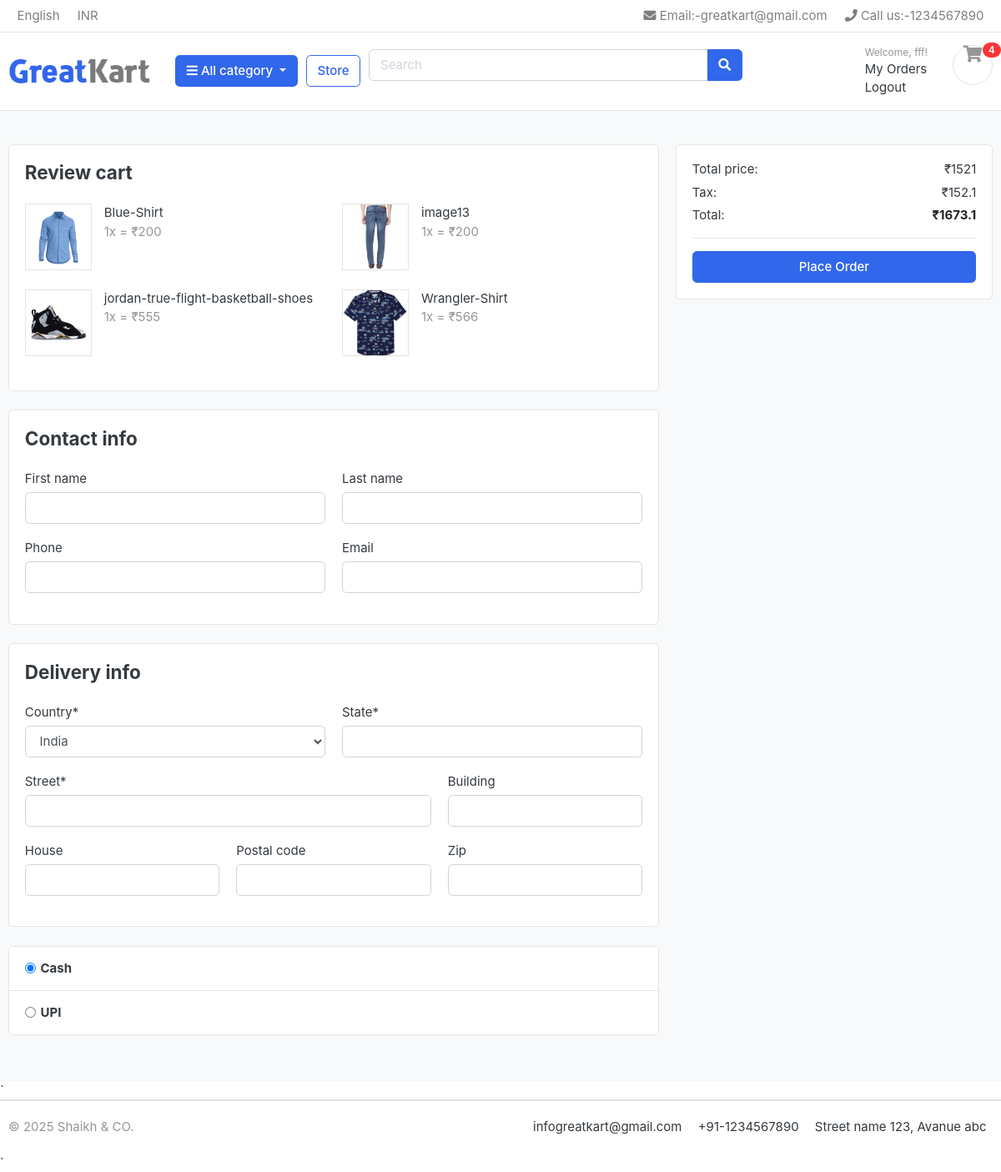
The page /orders/checkout/ (signed in) on the database its author committed.
### Accounts/models.py (models this page shows, shortened)
class Account(AbstractBaseUser):
    first_name = models.CharField(max_length=50)
    last_name = models.CharField(max_length=50)
    username = models.CharField(max_length=50, unique=True)
    email = models.CharField(max_length=50, unique=True)
    date_joined = models.DateTimeField(auto_now_add=True)
    last_joined = models.DateTimeField(auto_now_add=True)
    is_admin = models.BooleanField(default=False)
    is_staff = models.BooleanField(default=False)
    is_active = models.BooleanField(default=False)
    is_superuser = models.BooleanField(default=False)
    objects = MyAccountManager()
    USERNAME_FIELD = 'username'
    REQUIRED_FIELDS = ['email', 'first_name', 'last_name']

### cart/models.py (models this page shows, shortened)
class CartItem(models.Model):
    cart = models.ForeignKey(Cart, related_name='items', on_delete=models.CASCADE)
    product = models.ForeignKey(Product, on_delete=models.CASCADE)
    quantity = models.PositiveIntegerField(default=1)
    def subtotal(self):
        return self.product.price * self.quantity

### store/models.py (models this page shows, shortened)
class Product(models.Model):
    product_name = models.CharField(max_length=200, unique=True)
    slug = models.SlugField(max_length=200, unique=True)
    description = models.TextField(max_length=500, blank=True)
    price = models.IntegerField()
    images = models.ImageField(upload_to='photos/products')
    stock = models.IntegerField()
    is_available = models.BooleanField(default=True)
    category = models.ForeignKey(Category, on_delete=models.CASCADE)
    created_date = models.DateTimeField(auto_now_add=True)
    modified_date = models.DateTimeField(auto_now=True)

### orders/views.py (the view, shortened to what this page needs)
# urls.py: path('checkout/', views.checkout, name='checkout'),
@login_required
def checkout(request):
    cart, created = Cart.objects.get_or_create(user=request.user)
    cart_items = CartItem.objects.filter(cart=cart)
    if not cart_items.exists():
        messages.warning(request, "Your cart is empty. Please add items before checking out.")
        return redirect('view_cart')  # Replace 'cart' with your cart view name
    total_price = sum([item.quantity * item.product.price for item in cart_items])
    tax = total_price * 0.10
    grand_total = total_price + tax
    context = {
        'cart_items': cart_items,
        'total_price': total_price,
        'tax': tax,
        'grand_total': grand_total,
    }
    return render(request, 'place-order.html', context)

### Category/context_processors.py (called while the page is built)
def menu_links(request):
    links = Category.objects.all()
    return dict(links=links)

### Category/models.py (called while the page is built)
    def get_url(self):
        return reverse("products_by_category", args=[self.slug])

### cart/context_processors.py (called while the page is built)
def cart_item_count(request):
    count = 0
    if request.user.is_authenticated:
        try:
            cart = Cart.objects.get(user=request.user)
            count = CartItem.objects.filter(cart=cart).count()
        except Cart.DoesNotExist:
            pass
    return {'cart_item_count': count}

### templates/place-order.html (shortened to what this page needs)
{% extends "base.html" %}
{% load static %}
{% block content %}
<section class="section-content padding-y bg">
  <div class="container">
    <form method="POST" action="{% url 'checkout' %}">
      <div class="row">
        <main class="col-md-8">
          <article class="card mb-4">
            <div class="card-body">
              <h4 class="card-title mb-4">Review cart</h4>
              <div class="row">
                {% for item in cart_items %}
                <div class="col-md-6">
                  <figure class="itemside mb-4">
                    <div class="aside">
                      <img src="{{ item.product.images.url }}" class="border img-sm">
                    </div>
                    <figcaption class="info">
                      <p>{{ item.product.product_name }}</p>
                      <span class="text-muted">{{ item.quantity }}x = ₹{{ item.subtotal }}</span>
                    </figcaption>
                  </figure>
                </div>
                {% endfor %}
              </div>
            </div>
          </article>
          <article class="card mb-4">
            <div class="card-body">
              <h4 class="card-title mb-4">Contact info</h4>
              <div class="row">
                <div class="form-group col-sm-6">
                  <label>First name</label>
                  <input type="text" name="first_name" class="form-control" required>
                </div>
                <div class="form-group col-sm-6">
                  <label>Last name</label>
                  <input type="text" name="last_name" class="form-control" required>
                </div>
                <div class="form-group col-sm-6">
                  <label>Phone</label>
                  <input type="text" name="phone" class="form-control" required>
                </div>
                <div class="form-group col-sm-6">
                  <label>Email</label>
                  <input type="email" name="email" class="form-control" required>
                </div>
              </div>
            </div>
          </article>
          <article class="card mb-4">
            <div class="card-body">
              <h4 class="card-title mb-4">Delivery info</h4>
              <div class="row">
                <div class="form-group col-sm-6">
                  <label>Country*</label>
                  <select name="country" class="form-control" required>
                    <option value="India">India</option>
                  </select>
                </div>
                <div class="form-group col-sm-6">
                  <label>State*</label>
                  <input type="text" name="state" class="form-control" required>
                </div>
                <div class="form-group col-sm-8">
                  <label>Street*</label>
                  <input type="text" name="address" class="form-control" required>
                </div>
                <div class="form-group col-sm-4">
                  <label>Building</label>
                  <input type="text" name="building" class="form-control">
                </div>
                <div class="form-group col-sm-4">
                  <label>House</label>
                  <input type="text" name="house" class="form-control">
                </div>
                <div class="form-group col-sm-4">
                  <label>Postal code</label>
                  <input type="text" name="postal_code" class="form-control">
                </div>
                <div class="form-group col-sm-4">
                  <label>Zip</label>
                  <input type="text" name="zip" class="form-control">
                </div>
              </div>
            </div>
          </article>
          <article class="accordion" id="accordion_pay">
            <div class="card">
              <header class="card-header">
                <label class="form-check"  data-target="#pay_card">
                  <input class="form-check-input" checked name="payment_option" type="radio" value="Cash">
                  <h6 class="form-check-label">Cash</h6>
                </label>
              </header>
            </div>
            <div class="card">
              <header class="card-header">
                <label class="form-check"  data-target="#pay_card">
                  <input class="form-check-input" name="payment_option" type="radio" value="UPI">
                  <h6 class="form-check-label">UPI</h6>
                </label>
              </header>
            </div>
          </article>
        </main>
        <aside class="col-md-4">
          <div class="card">
            <div class="card-body">
              <dl class="dlist-align">
                <dt>Total price:</dt>
                <dd class="text-right">₹{{ total_price }}</dd>
              </dl>
              <dl class="dlist-align">
                <dt>Tax:</dt>
                <dd class="text-right">₹{{ tax }}</dd>
              </dl>
              <dl class="dlist-align">
                <dt>Total:</dt>
                <dd class="text-right text-dark b"><strong>₹{{ grand_total }}</strong></dd>
              </dl>
              <hr>
              <button type="submit" class="btn btn-primary btn-block">Place Order</button>
            </div>
          </div>
        </aside>
      </div>
    </form>
  </div>
</section>
{% endblock content %}

### templates/navbar.html (shortened to what this page needs)
{% load static %}
<header class="section-header">
    <nav class="navbar p-md-0 navbar-expand-sm navbar-light border-bottom">
        <div class="container">
            <div class="collapse navbar-collapse" id="navbarTop4">
                <ul class="navbar-nav mr-auto">
                    <li class="nav-item dropdown">
                        <a href="#" class="nav-link"> English </a>
                    </li>
                    <li class="nav-item dropdown">
                        <a href="#" class="nav-link"> INR </a>
                    </li>
                </ul>
                <ul class="navbar-nav">
                    <li><a href="#" class="nav-link"> <i class="fa fa-envelope"></i> Email:-greatkart@gmail.com </a></li>
                    <li><a href="#" class="nav-link"> <i class="fa fa-phone"></i> Call us:-1234567890 </a></li>
                </ul>
            </div>
        </div>
    </nav>
    <section class="header-main border-bottom">
        <div class="container">
            <div class="row align-items-center">
                <div class="col-lg-2 col-md-3 col-6">
                    <a href="{% url "home" %}" class="brand-wrap">
                        <img class="logo" src="{% static './images/logo.png' %}">
                    </a>
                </div>
                <div class="col-lg col-sm col-md col-6 flex-grow-0">
                    <div class="category-wrap dropdown d-inline-block float-right">
                        <button type="button" class="btn btn-primary dropdown-toggle" data-toggle="dropdown">
                            <i class="fa fa-bars"></i> All category
                        </button>
                    </div>
                </div>
                <a href="/store/" class="btn btn-outline-primary">Store</a>
                <div class="col-lg  col-md-6 col-sm-12 col">
                    <form action="{% url 'search_products' %}" class="search">
                        <div class="input-group w-100">
                            <input type="text" class="form-control" style="width:60%;" placeholder="Search" name="q">
                            <div class="input-group-append">
                                <button class="btn btn-primary" type="submit">
                                    <i class="fa fa-search"></i>
                                </button>
                            </div>
                        </div>
                    </form>
                </div>
                <div class="col-lg-3 col-sm-6 col-8 order-2 order-lg-3">
                    <div class="d-flex justify-content-end mb-3 mb-lg-0">
                        <div class="widget-header">
                            {% if user.is_authenticated %}
    <small class="title text-muted">Welcome, {{ user.first_name }}!</small>
    <div>
        <a href="{% url 'my_orders' %}">My Orders</a>
    </div>
    <div>
        <a href="{% url 'logout' %}">Logout</a>
    </div>
{% endif %}
                        </div>
                        <a href="/cart/" class="widget-header pl-3 ml-3">
                            <div class="icon icon-sm rounded-circle border"><i class="fa fa-shopping-cart"></i></div>
                            <span class="badge badge-pill badge-danger notify">{{ cart_item_count }}</span>
                        </a>
                    </div>
                </div>
            </div>
        </div>
    </section>
</header>

### static/css/ui.css (style rules this page uses)
html { font-family: "Inter", sans-serif; font-size: 15px; }
.icon-xs, .icon-sm, .icon-md, .icon-lg { display: inline-block; text-align: center; flex-shrink: 0; flex-grow: 0; }
.icon-sm { width: 48px; height: 48px; line-height: 48px !important; font-size: 20px; }
.img-xs, .img-sm, .img-md, .img-lg { -o-object-fit: cover; object-fit: cover; flex-shrink: 0; flex-grow: 0; }
.img-sm { width: 80px; height: 80px; }
.padding-y { padding-top: 40px; padding-bottom: 40px; }
figure { margin-bottom: 0; }
article:after, .form-group:after { display: block; clear: both; content: ""; }
.bg { background-color: #f8f9fa; }
.b { font-weight: 600; }
.header-main { position: relative; padding-top: 1rem; padding-bottom: 1rem; }
.brand-wrap .logo, .navbar-brand .logo { margin-right: 7px; max-height: 42px; display: inline-block; }
.widget-header { display: inline-block; vertical-align: middle; position: relative; }
.widget-header a { color: #343a40; }
.widget-header i { color: #969696; }
.widget-header .title { display: block; }
.widget-header .notify { position: absolute; top: -3px; right: -10px; }
.itemside { position: relative; display: flex; width: 100%; }
.itemside .aside { position: relative; flex-shrink: 0; }
.itemside .info { padding-left: 15px; padding-right: 7px; }
.itemside p { margin-bottom: 0; }
[class*=dlist-] { margin-bottom: 5px; }
[class*=dlist-] dd { margin-bottom: 0; }
.dlist-align { display: flex; }
.dlist-align dt { width: 150px; word-wrap: break-word; font-weight: normal; }
.dlist-align dd { flex-grow: 1; }
.notify { position: absolute; top: -4px; right: -10px; display: inline-block; padding: 0.25em 0.6em; font-size: 12px; line-height: 1; text-align: center; border-radius: 3rem; color: #fff; background-color: #fa3434; }
.card-header .form-check { margin-bottom: 0; padding-top: 5px; padding-bottom: 5px; }

### rows shown on the page
Account: first_name "fff"
CartItem: product.images (picture), product.product_name "Blue-Shirt", quantity "1", subtotal "200"
CartItem: product.images (picture), product.product_name "image13", quantity "1", subtotal "200"
CartItem: product.images (picture), product.product_name "jordan-true-flight-basketball-shoes", quantity "1", subtotal "555"
CartItem: product.images (picture), product.product_name "Wrangler-Shirt", quantity "1", subtotal "566"

### other values the page prints
{{ cart_item_count }} "4"
{{ total_price }} "1521"
{{ tax }} "152.1"
{{ grand_total }} "1673.1"
